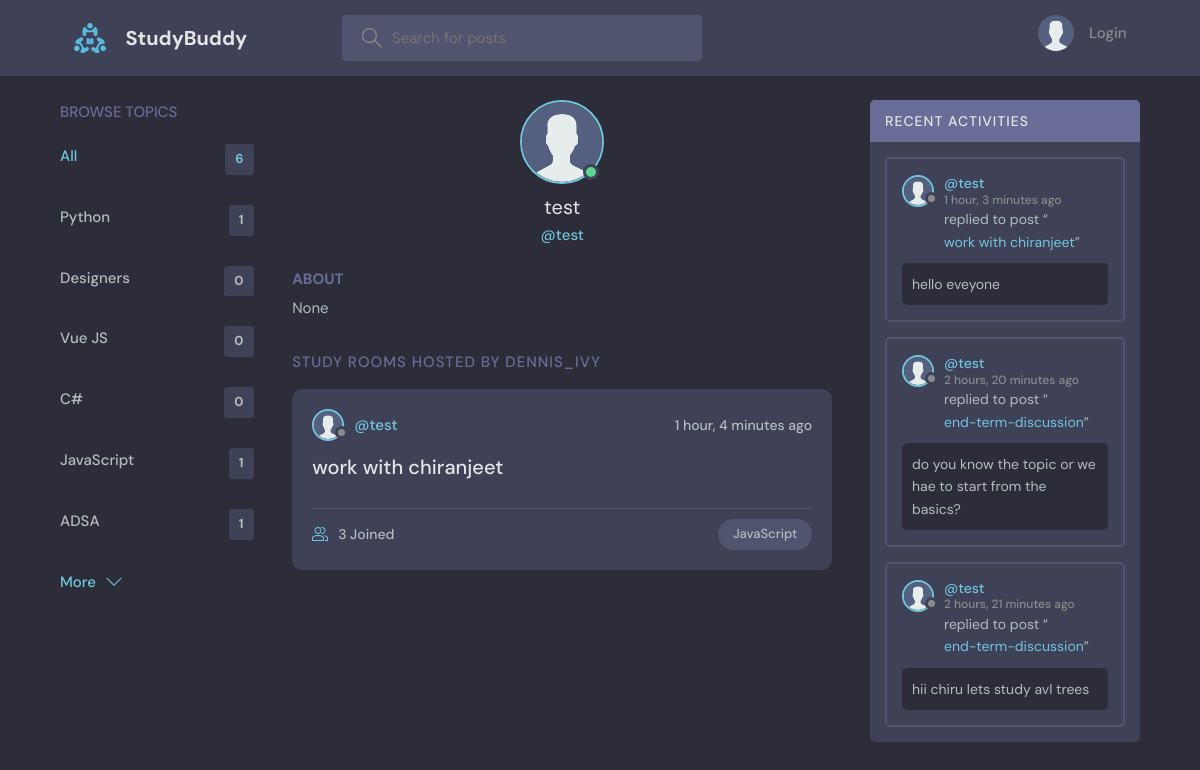
The page /profile/7/ on the database its author committed.
### base/models.py (models this page shows, shortened)
class Topic(models.Model):
    name = models.CharField(max_length=200)

class User(AbstractUser):
    name = models.CharField(max_length=200, null=True)
    email = models.EmailField(unique=True, null=True)
    bio = models.TextField(null=True)
    avatar = models.ImageField(null=True, default="avatar.svg")
    USERNAME_FIELD = 'email'
    REQUIRED_FIELDS = []

class Room(models.Model):
    host = models.ForeignKey(User, on_delete=models.SET_NULL, null=True)
    topic = models.ForeignKey(Topic, on_delete=models.SET_NULL, null=True)
    name = models.CharField(max_length=200)
    description = models.TextField(null=True, blank=True)
    participants = models.ManyToManyField(
        User, related_name='participants', blank=True)
    updated = models.DateTimeField(auto_now=True)
    created = models.DateTimeField(auto_now_add=True)
    class Meta:
        ordering = ['-updated', '-created']
    def __str__(self):
        return self.name

class Message(models.Model):
    user = models.ForeignKey(User, on_delete=models.CASCADE)
    room = models.ForeignKey(Room, on_delete=models.CASCADE)
    body = models.TextField()
    updated = models.DateTimeField(auto_now=True)
    created = models.DateTimeField(auto_now_add=True)
    class Meta:
        ordering = ['-updated', '-created']

### base/views.py (the view)
# urls.py: path('profile/<str:pk>/', views.userProfile, name="user-profile"),
def userProfile(request, pk):
    user = User.objects.get(id=pk)
    rooms = user.room_set.all()
    room_messages = user.message_set.all()
    topics = Topic.objects.all()
    context = {'user': user, 'rooms': rooms,
               'room_messages': room_messages, 'topics': topics}
    return render(request, 'base/profile.html', context)

### base/templates/base/profile.html (shortened to what this page needs)
{% extends 'main.html' %}
{% block content %}
<main class="profile-page layout layout--3">
  <div class="container">
    {% include 'base/topics_component.html' %}
    <div class="roomList">
      <div class="profile">
        <div class="profile__avatar">
          <div class="avatar avatar--large active">
            <img src="{{user.avatar.url}}" />
          </div>
        </div>
        <div class="profile__info">
          <h3>{{user.name}}</h3>
          <p>@{{user.username}}</p>
        </div>
        <div class="profile__about">
          <h3>About</h3>
          <p>
            {{user.bio}}
          </p>
        </div>
      </div>
      <div class="roomList__header">
        <div>
          <h2>Study Rooms Hosted by dennis_ivy</a>
          </h2>
        </div>
      </div>
      {% include 'base/feed_component.html' %}
    </div>
    {% include 'base/activity_component.html' %}
  </div>
</main>
{% endblock content %}

### base/templates/base/topics_component.html
<div class="topics">
    <div class="topics__header">
        <h2>Browse Topics</h2>
    </div>
    <ul class="topics__list">
        <li>
            <a href="{% url 'home' %}" class="active">All <span>{{topics.count}}</span></a>
        </li>
        {% for topic in topics %}
        <li>
            <a href="{% url 'home' %}?q={{topic.name}}">{{topic.name}}<span>{{topic.room_set.all.count}}</span></a>
        </li>
        {% endfor %}
    </ul>
    <a class="btn btn--link" href="{% url 'topics' %}">
        More
        <svg version="1.1" xmlns="http://www.w3.org/2000/svg" width="32" height="32" viewBox="0 0 32 32">
            <title>chevron-down</title>
            <path d="M16 21l-13-13h-3l16 16 16-16h-3l-13 13z"></path>
        </svg>
    </a>
</div>

### base/templates/base/feed_component.html (shortened to what this page needs)
{% for room in rooms %}
<div class="roomListRoom">
    <div class="roomListRoom__header">
        <a href="{% url 'user-profile' room.host.id %}" class="roomListRoom__author">
            <div class="avatar avatar--small">
                <img src="{{room.host.avatar.url}}" />
            </div>
            <span>@{{room.host.username}}</span>
        </a>
        <div class="roomListRoom__actions">
            <span>{{room.created|timesince}} ago</span>
        </div>
    </div>
    <div class="roomListRoom__content">
        <a href="{% url 'room' room.id %}">{{room.name}}</a>
    </div>
    <div class="roomListRoom__meta">
        <a href="{% url 'room' room.id %}" class="roomListRoom__joined">
            {{room.participants.all.count}} Joined
        </a>
        <p class="roomListRoom__topic">{{room.topic.name}}</p>
    </div>
</div>
{% endfor %}

### base/templates/base/activity_component.html (shortened to what this page needs)
<div class="activities">
    <div class="activities__header">
        <h2>Recent Activities</h2>
    </div>
    {% for message in room_messages %}
    <div class="activities__box">
        <div class="activities__boxHeader roomListRoom__header">
            <a href="{% url 'user-profile' message.user.id %}" class="roomListRoom__author">
                <div class="avatar avatar--small">
                    <img src="{{message.user.avatar.url}}" />
                </div>
                <p>
                    @{{message.user.username}}
                    <span>{{message.created|timesince}} ago</span>
                </p>
            </a>
        </div>
        <div class="activities__boxContent">
            <p>replied to post “<a href="{% url 'room' message.room.id %}">{{message.room}}</a>”</p>
            <div class="activities__boxRoomContent">{{message.body}}</div>
        </div>
    </div>
    {% endfor %}
</div>

### rows shown on the page
Topic: name "Python", room_set.all.count "1"
Topic: name "Designers", room_set.all.count "0"
Topic: name "Vue JS", room_set.all.count "0"
Topic: name "C#", room_set.all.count "0"
Topic: name "JavaScript", room_set.all.count "1"
Topic: name "ADSA", room_set.all.count "1"
User: avatar (placeholder picture), name "test", username "test", bio "None"
Room: host.avatar (placeholder picture), host.username "test", created "1 hour, 4 minutes", name "work with chiranjeet", participants.all.count "3", topic.name "JavaScript"
Message: user.avatar (placeholder picture), user.username "test", created "1 hour, 3 minutes", room "work with chiranjeet", body "hello eveyone"
Message: user.avatar (placeholder picture), user.username "test", created "2 hours, 20 minutes", room "end-term-discussion", body "do you know the topic or we hae to start from the basics?"
Message: user.avatar (placeholder picture), user.username "test", created "2 hours, 21 minutes", room "end-term-discussion", body "hii chiru lets study avl trees"

### other values the page prints
{{ topics.count }} "6"
